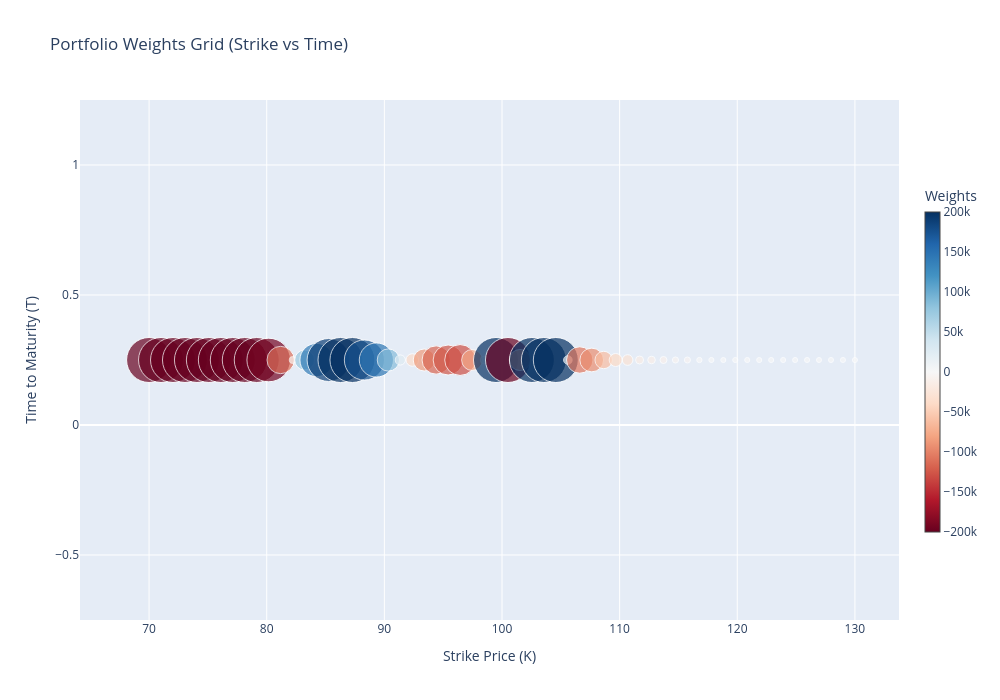

The notebook cell saved with this chart:
### Code cell
# Display optimal weights
# Prepare data - scale and normalize weights for bubble size
df_surface['weights'] = optimal_weights
weights_abs = np.abs(df_surface['weights'])
size_scale = (weights_abs - weights_abs.min()) / (weights_abs.max() - weights_abs.min() + 1e-10) * 40 + 5

# Create bubble plot
fig = go.Figure()

# Add scatter plot with bubble size and color based on weights
fig.add_trace(go.Scatter(
    x=df_surface['K'],
    y=df_surface['T'],
    mode='markers',
    marker=dict(
        size=size_scale,                  # Scaled size based on absolute weights
        color=df_surface['weights'],      # Color by actual weights (can be negative)
        colorscale='RdBu',                # Red-Blue scale for negative/positive
        showscale=True,                   # Show color bar
        colorbar=dict(
            title='Weights',
            thickness=15,
            len=0.7
        ),
        line=dict(
            color='white',
            width=1
        ),
        opacity=0.7
    ),
    text=[f"K={k:.2f}<br>T={t:.4f}<br>Weight={w:.6f}" 
          for k, t, w in zip(df_surface['K'], df_surface['T'], df_surface['weights'])],
    hovertemplate='%{text}<extra></extra>'
))

# Update layout
fig.update_layout(
    title='Portfolio Weights Grid (Strike vs Time)',
    xaxis_title='Strike Price (K)',
    yaxis_title='Time to Maturity (T)',
    hovermode='closest',
    width=1000,
    height=700,
    font=dict(size=12),
    showlegend=False
)

fig.show()

### Figure 1 — Plotly figure (JSON) as saved in the notebook; plotly's stock layout.template omitted (floating-point values rounded to 4 significant figures)
{"data": [{"hovertemplate": "%{text}<extra></extra>", "marker": {"color": [-200000, -200000, -200000, -200000, -200000, -200000, -200000.0, -200000, -200000, -200000.0, -192900.0, -111700.0, -9480.0, 74630.0, 141400.0, 189400.0, 200000, 200000.0, 175700.0, 146000.0, 86260.0, 25990.0, -37740.0, -85200.0, -116600.0, -125100.0, -129400.0, -79550.0, 12980.0, 200000, -200000, -80490.0, 200000, 200000.0, 200000.0, 18100.0, -107300.0, -93590.0, -62210.0, -40030.0, -28270.0, -14730.0, -12670.0, -10010.0, -5557.0, -5137.0, -1245.0, -191.0, 61.54, -454.7, 270.2, 307.1, 288.7, 272.3, 238.0, 203.2, 177.6, 146.4, 116.1, 86.53], "colorbar": {"len": 0.7, "thickness": 15, "title": {"text": "Weights"}}, "colorscale": [[0, "rgb(103,0,31)"], [0.1, "rgb(178,24,43)"], [0.2, "rgb(214,96,77)"], [0.3, "rgb(244,165,130)"], [0.4, "rgb(253,219,199)"], [0.5, "rgb(247,247,247)"], [0.6, "rgb(209,229,240)"], [0.7, "rgb(146,197,222)"], [0.8, "rgb(67,147,195)"], [0.9, "rgb(33,102,172)"], [1, "rgb(5,48,97)"]], "line": {"color": "white", "width": 1}, "opacity": 0.7, "showscale": true, "size": [45.0, 45.0, 45.0, 45.0, 45.0, 45.0, 45.0, 45.0, 45.0, 45.0, 43.59, 27.34, 6.884, 19.92, 33.28, 42.88, 45.0, 45.0, 40.15, 34.19, 22.25, 10.19, 12.54, 22.03, 28.31, 30.02, 30.88, 20.9, 7.585, 45.0, 45.0, 21.09, 45.0, 45.0, 45.0, 8.608, 26.44, 23.71, 17.43, 13.0, 10.64, 7.935, 7.523, 6.99, 6.099, 6.015, 5.237, 5.026, 5, 5.079, 5.042, 5.049, 5.045, 5.042, 5.035, 5.028, 5.023, 5.017, 5.011, 5.005]}, "mode": "markers", "text": ["K=70.00<br>T=0.2500<br>Weight=-200000.000000", "K=71.02<br>T=0.2500<br>Weight=-200000.000000", "K=72.03<br>T=0.2500<br>Weight=-200000.000000", "K=73.05<br>T=0.2500<br>Weight=-200000.000000", "K=74.07<br>T=0.2500<br>Weight=-200000.000000", "K=75.08<br>T=0.2500<br>Weight=-200000.000000", "K=76.10<br>T=0.2500<br>Weight=-200000.000000", "K=77.12<br>T=0.2500<br>Weight=-200000.000000", "K=78.14<br>T=0.2500<br>Weight=-200000.000000", "K=79.15<br>T=0.2500<br>Weight=-199999.999990", "K=80.17<br>T=0.2500<br>Weight=-192936.341182", "K=81.19<br>T=0.2500<br>Weight=-111704.913543", "K=82.20<br>T=0.2500<br>Weight=-9479.729691", "K=83.22<br>T=0.2500<br>Weight=74629.518017", "K=84.24<br>T=0.2500<br>Weight=141434.601171", "K=85.25<br>T=0.2500<br>Weight=189391.480896", "K=86.27<br>T=0.2500<br>Weight=200000.000000", "K=87.29<br>T=0.2500<br>Weight=199999.999985", "K=88.31<br>T=0.2500<br>Weight=175746.256503", "K=89.32<br>T=0.2500<br>Weight=145975.614493", "K=90.34<br>T=0.2500<br>Weight=86263.073244", "K=91.36<br>T=0.2500<br>Weight=25990.164029", "K=92.37<br>T=0.2500<br>Weight=-37739.667430", "K=93.39<br>T=0.2500<br>Weight=-85195.003109", "K=94.41<br>T=0.2500<br>Weight=-116567.999338", "K=95.42<br>T=0.2500<br>Weight=-125136.928316", "K=96.44<br>T=0.2500<br>Weight=-129438.022342", "K=97.46<br>T=0.2500<br>Weight=-79547.841054", "K=98.47<br>T=0.2500<br>Weight=12982.702396", "K=99.49<br>T=0.2500<br>Weight=200000.000000", "K=100.51<br>T=0.2500<br>Weight=-200000.000000", "K=101.53<br>T=0.2500<br>Weight=-80494.492118", "K=102.54<br>T=0.2500<br>Weight=200000.000000", "K=103.56<br>T=0.2500<br>Weight=200000.000000", "K=104.58<br>T=0.2500<br>Weight=200000.000000", "K=105.59<br>T=0.2500<br>Weight=18098.008563", "K=106.61<br>T=0.2500<br>Weight=-107252.810827", "K=107.63<br>T=0.2500<br>Weight=-93591.701427", "K=108.64<br>T=0.2500<br>Weight=-62206.313502", "K=109.66<br>T=0.2500<br>Weight=-40029.671351", "K=110.68<br>T=0.2500<br>Weight=-28267.141444", "K=111.69<br>T=0.2500<br>Weight=-14733.049111", "K=112.71<br>T=0.2500<br>Weight=-12670.323945", "K=113.73<br>T=0.2500<br>Weight=-10010.766082", "K=114.75<br>T=0.2500<br>Weight=-5556.735553", "K=115.76<br>T=0.2500<br>Weight=-5136.950344", "K=116.78<br>T=0.2500<br>Weight=-1245.279580", "K=117.80<br>T=0.2500<br>Weight=-191.040883", "K=118.81<br>T=0.2500<br>Weight=61.538266", "K=119.83<br>T=0.2500<br>Weight=-454.746424", "K=120.85<br>T=0.2500<br>Weight=270.187333", "K=121.86<br>T=0.2500<br>Weight=307.134802", "K=122.88<br>T=0.2500<br>Weight=288.736513", "K=123.90<br>T=0.2500<br>Weight=272.279402", "K=124.92<br>T=0.2500<br>Weight=237.982989", "K=125.93<br>T=0.2500<br>Weight=203.153024", "K=126.95<br>T=0.2500<br>Weight=177.609493", "K=127.97<br>T=0.2500<br>Weight=146.421669", "K=128.98<br>T=0.2500<br>Weight=116.128082", "K=130.00<br>T=0.2500<br>Weight=86.529771"], "type": "scatter", "x": [70, 71.02, 72.03, 73.05, 74.07, 75.08, 76.1, 77.12, 78.14, 79.15, 80.17, 81.19, 82.2, 83.22, 84.24, 85.25, 86.27, 87.29, 88.31, 89.32, 90.34, 91.36, 92.37, 93.39, 94.41, 95.42, 96.44, 97.46, 98.47, 99.49, 100.5, 101.5, 102.5, 103.6, 104.6, 105.6, 106.6, 107.6, 108.6, 109.7, 110.7, 111.7, 112.7, 113.7, 114.7, 115.8, 116.8, 117.8, 118.8, 119.8, 120.8, 121.9, 122.9, 123.9, 124.9, 125.9, 126.9, 128.0, 129.0, 130], "y": [0.25, 0.25, 0.25, 0.25, 0.25, 0.25, 0.25, 0.25, 0.25, 0.25, 0.25, 0.25, 0.25, 0.25, 0.25, 0.25, 0.25, 0.25, 0.25, 0.25, 0.25, 0.25, 0.25, 0.25, 0.25, 0.25, 0.25, 0.25, 0.25, 0.25, 0.25, 0.25, 0.25, 0.25, 0.25, 0.25, 0.25, 0.25, 0.25, 0.25, 0.25, 0.25, 0.25, 0.25, 0.25, 0.25, 0.25, 0.25, 0.25, 0.25, 0.25, 0.25, 0.25, 0.25, 0.25, 0.25, 0.25, 0.25, 0.25, 0.25]}], "layout": {"font": {"size": 12}, "height": 700, "hovermode": "closest", "showlegend": false, "title": {"text": "Portfolio Weights Grid (Strike vs Time)"}, "width": 1000, "xaxis": {"title": {"text": "Strike Price (K)"}}, "yaxis": {"title": {"text": "Time to Maturity (T)"}}}}
